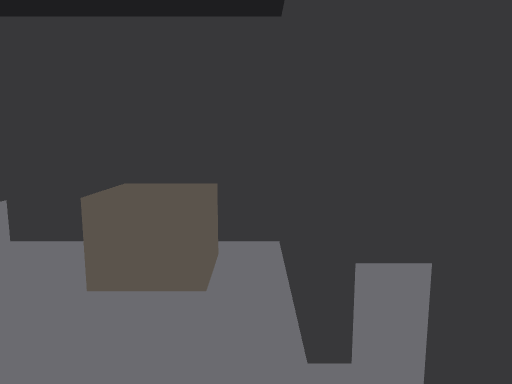
[1] (above)

16 first-person views from a walk through a 3-D level made in the Unity game engine. The camera is 1.5 m above the floor, tilts 8° down and sees 70° across. Doors are open. The floor is counted in squares, 1 m on a side. Each view is taken from the middle of a square. On the plan, view 1 faces up. The plan holds only what a view shows up to about 16 squares ahead; the rest is blank. The player character is not drawn.

[2]
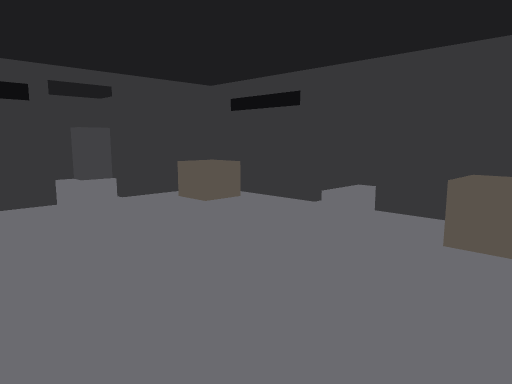

[3]
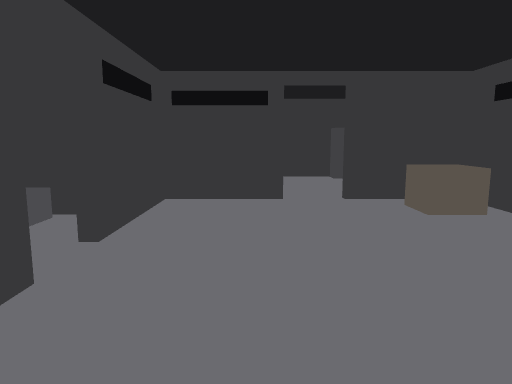

[4]
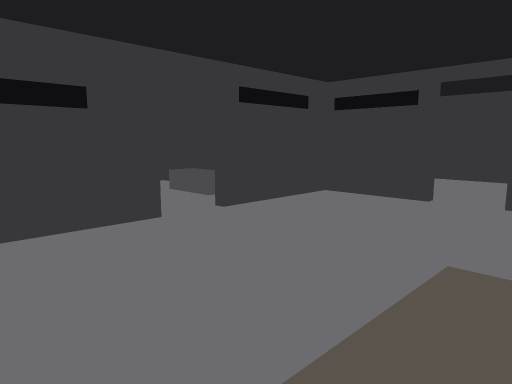

[5]
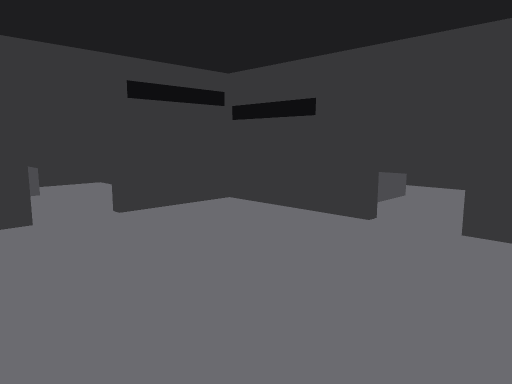

[6]
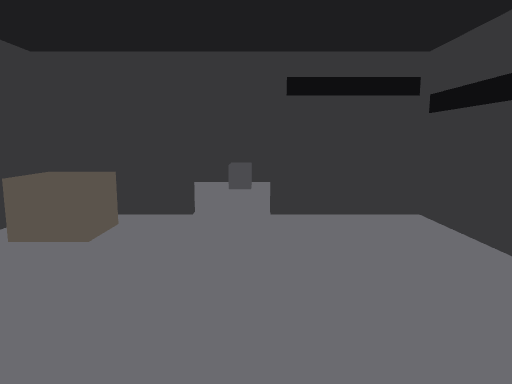

[7]
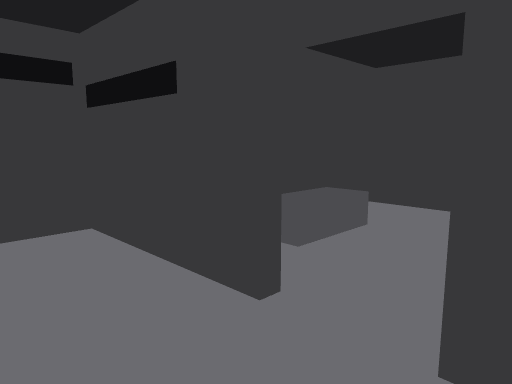

[8]
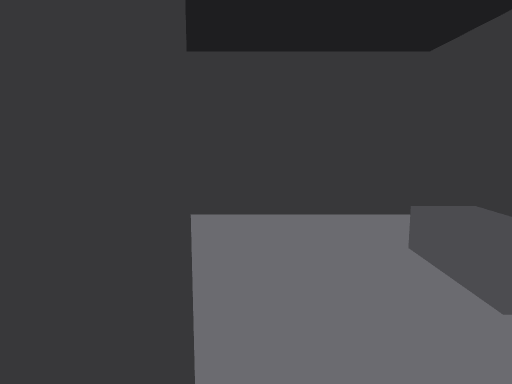

[9]
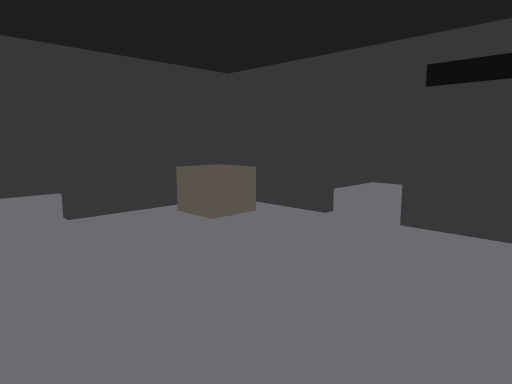

[10]
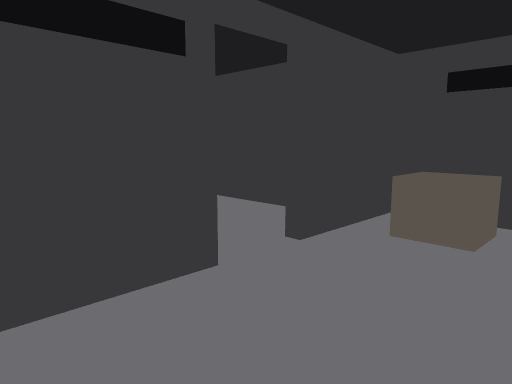

[11]
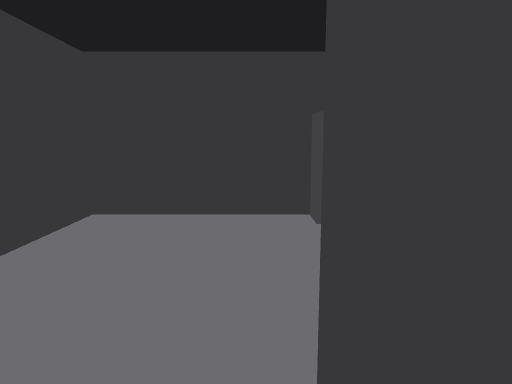

[12]
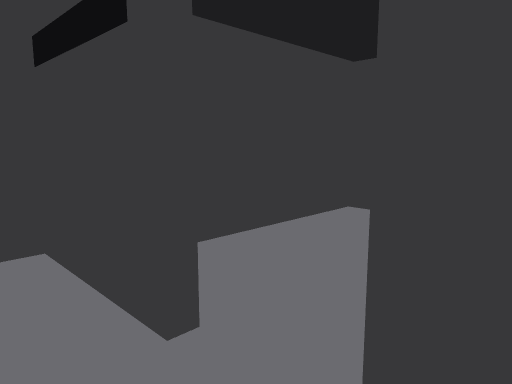

[13]
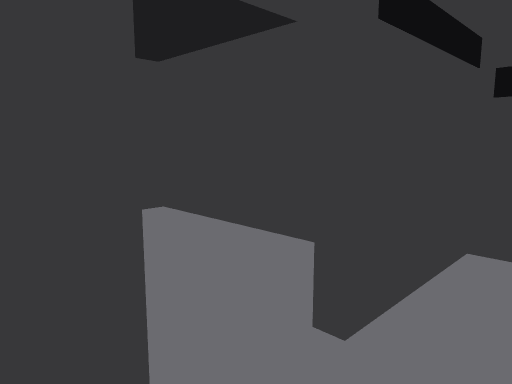

[14]
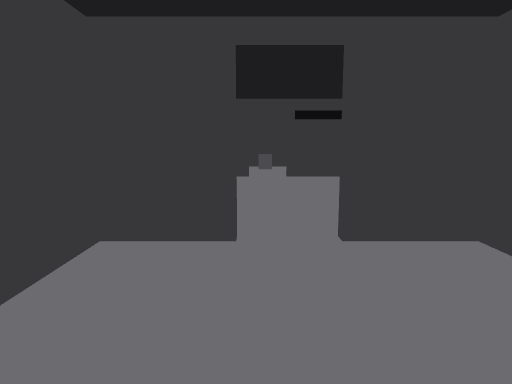

[15]
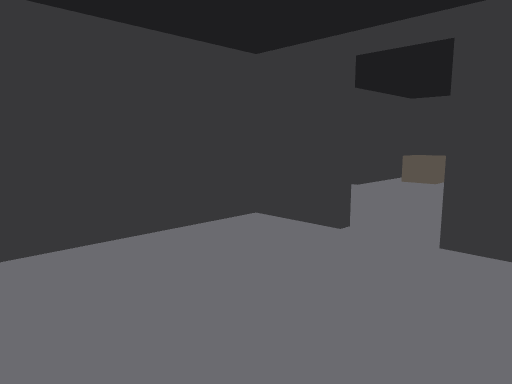

[16]
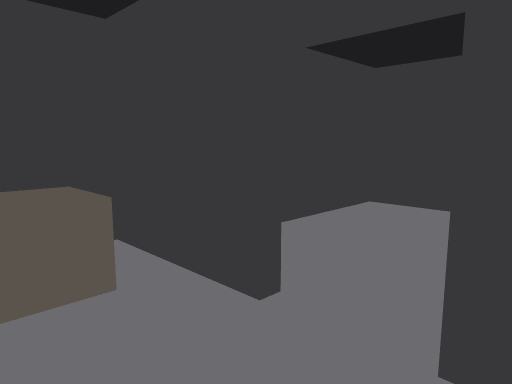

### Floor plan
Ten units are one square. View 1 is at (0, 0); x grows to the right and y downward. Boxes are objects, and circles mark ways between rooms. Rooms are numbered by the first view taken in them; rooms with no view inside come last. Other rooms are left out.
<svg viewBox="-160 -60 228 90">
<path fill="none" stroke="#000" d="M-37 24 3 24 3 -7M-53 -53 -93 -53 -93 -23M3 -23 3 -53 -37 -53M-93 -7 -93 24 -53 24M-154 -25 -154 13 -96 13 -96 -7M-96 -23 -96 -43 -141 -43M20 13 63 13 63 -43 11 -43"/>
<rect x="-85" y="-55" width="10" height="20" fill="#bbb"><title>other object</title></rect>
<rect x="-15" y="-45" width="10" height="10" fill="#bbb"><title>other object</title></rect>
<rect x="-155" y="-45" width="10" height="20" fill="#bbb"><title>other object</title></rect>
<rect x="45" y="-25" width="10" height="20" fill="#bbb"><title>other object</title></rect>
<circle cx="-95" cy="-15" r="3" fill="#2a7"/>
<circle cx="5" cy="-15" r="3" fill="#2a7"/>
<text x="-40" y="-10">1</text>
<text x="-130" y="-10">2</text>
<text x="40" y="-20">3</text>
</svg>
Room 1 opens to room 2. Room 1 opens to room 3.

Where each view was taken, in squares from view 1:
view 1: 0 up, 0 right, facing up
view 2: 2 down, 0 right, facing up-left
view 3: 0 up, 0 right, facing left
view 4: 4 up, 0 right, facing down-left
view 5: 4 up, 7 left, facing down-right
view 6: 1 up, 7 left, facing right
view 7: 0 up, 6 left, facing down-right
view 8: 1 down, 4 left, facing down
view 9: 2 down, 6 left, facing up-right
view 10: 2 down, 6 left, facing up-left
view 11: 2 up, 8 left, facing left
view 12: 3 up, 8 left, facing down-left
view 13: 3 up, 1 left, facing down-right
view 14: 2 up, 15 left, facing right
view 15: 1 down, 15 left, facing up-right
view 16: 0 up, 2 left, facing up-right
